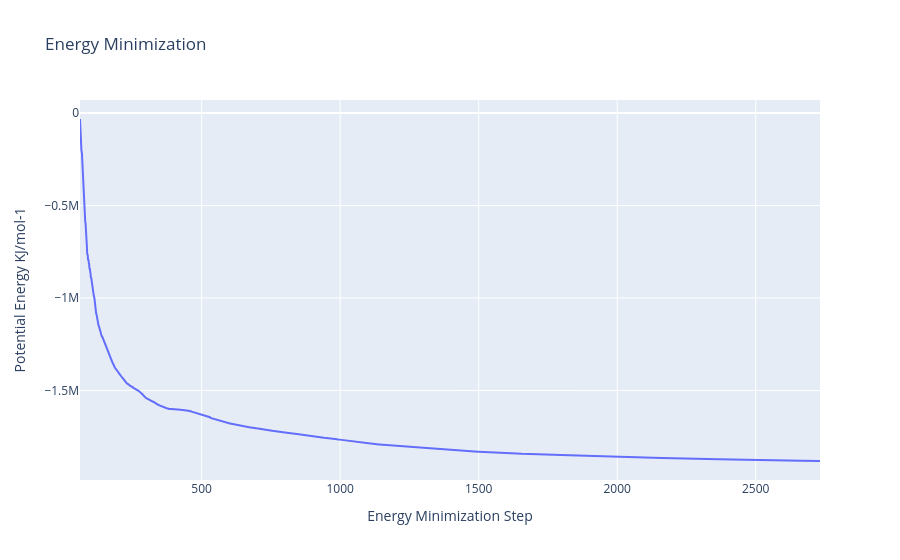

Here is the notebook cell this chart was saved with:
### Code cell
# GMXEnergy: Getting system energy by time  
from biobb_analysis.gromacs.gmx_energy import gmx_energy

# Create prop dict and inputs/outputs
AWH_output_min_ene_xvg = AWH_dir / f'{ref}_min_ene.xvg'
prop = {
    'terms':  ["Potential"],
    'binary_path' : binary_path
}

# Create and launch bb
gmx_energy(input_energy_path=AWH_output_min_edr, 
          output_xvg_path=AWH_output_min_ene_xvg, 
          properties=prop
)


#Read data from file and filter energy values higher than 1000 Kj/mol^-1
with open(AWH_output_min_ene_xvg,'r') as energy_file:
    x,y = map(
        list,
        zip(*[
            (float(line.split()[0]),float(line.split()[1]))
            for line in energy_file 
            if not line.startswith(("#","@")) 
            if float(line.split()[1]) < 1000 
        ])
    )

plotly.offline.init_notebook_mode(connected=True)

fig = {
    "data": [go.Scatter(x=x, y=y)],
    "layout": go.Layout(title="Energy Minimization",
                        xaxis=dict(title = "Energy Minimization Step"),
                        yaxis=dict(title = "Potential Energy KJ/mol-1")
                       )
}

plotly.offline.iplot(fig)

### Figure 1 — Plotly figure (JSON) as saved in the notebook; plotly's stock layout.template omitted (floating-point values rounded to 4 significant figures; data arrays with more than 128 entries replaced by an {"elided": "..."} marker saying what was removed)
{"data": [{"type": "scatter", "x": {"elided": "2113 int values"}, "y": {"elided": "2113 float values"}}], "layout": {"title": {"text": "Energy Minimization"}, "xaxis": {"title": {"text": "Energy Minimization Step"}}, "yaxis": {"title": {"text": "Potential Energy KJ/mol-1"}}}}
